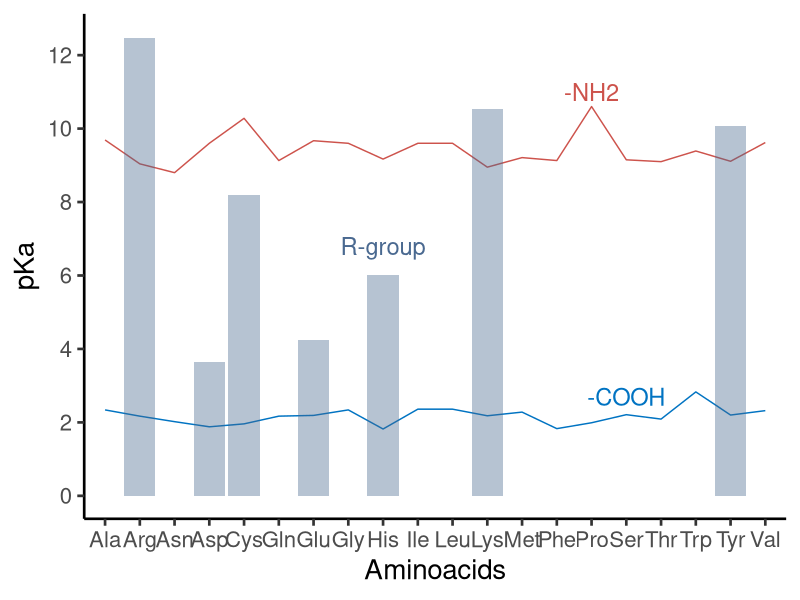
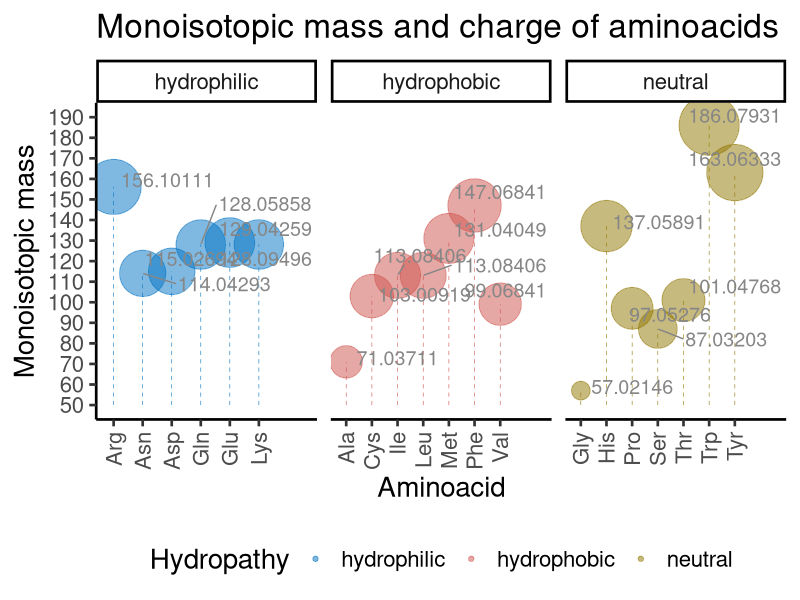

The R source for these figures, in order:
# packages and data
library(tidyverse)
library(ggrepel)
library(kableExtra)
library(seqinr)
aminoacids <- read_tsv("./AAdata.tsv")

# Tabela resumindo as características dos aminoácidos
# summary of aminoacids table
aminoacids %>% 
    select(Name,Abbr,AA, Hydropathy, pKa, pKb, pKx, pl,
            Monoisotopic_Mass, frequency_in_proteins) %>%
    arrange(Hydropathy) %>%
    kbl(caption = "Summary of amino acids properties",
        align = "c") %>% 
    kable_classic(full_width = F, html_font = "Cambria")

# Functions to calculate the pKa of a peptide, given the one letter code for each amino acid
pKa <- function(x) {
    if (x == "A" || x =="G") {
        return(2.34)
    } else if (x == "V") {
        return(2.32)
    } else if (x == "L" || x == "I") {
        return(2.36)
    } else if (x == "P") {
        return(1.99)
    } else if (x == "F") {
        return(1.83)
    } else if (x == "Y") {
        return(2.20)
    } else if (x == "W") {
        return(2.83)
    } else if (x == "C") {
        return(1.96)
    } else if (x == "M") {
        return(2.28)
    } else if (x == "S") {
        return(2.21)
    } else if (x == "T") {
        return(2.09)
    } else if (x == "N") {
        return(2.02)
    } else if (x == "Q") {
        return(2.17)
    } else if (x == "D") {
        return(1.88)
    } else if (x == "E") {
        return(2.19)
    } else if (x == "K") {
        return(2.18)
    } else if (x == "R") {
        return(2.17)
    } else if (x == "H") {
        return(1.82)
    }
}

pKb <- function(x) {
    if (x == "A") {
        return(9.69)
    } else if (x == "G" || x == "L" ||
               x == "I" || x == "D") {
        return(9.60)
    } else if (x == "C") {
        return(10.28)
    } else if (x == "M") {
        return(9.21)
    } else if (x == "S") {
        return(9.15)
    } else if (x == "T") {
        return(9.10)
    } else if (x == "N") {
        return(8.80)
    } else if (x == "Q" || x == "F") {
        return(9.13)
    } else if (x == "E") {
        return(9.67)
    } else if (x == "K") {
        return(8.95)
    } else if (x == "R") {
        return(9.04)
    } else if (x == "H") {
        return(9.17)
    } else if (x == "V") {
        return(9.62)
    } else if (x == "P") {
        return(10.60)
    } else if (x == "Y") {
        return(9.11)
    } else if (x == "W") {
        return(9.39)
    }
}

pKx <- function(x) {
    if (x == "A" || x == "G" || x == "V" ||
        x == "L" || x == "I" || x == "P" ||
        x == "F" || x == "W" || x == "N" ||
        x == "Q" || x == "S" || x == "T" ||
        x == "M") {
        return(NA)
    } else if (x == "C") {
        return(8.18)
    } else if (x == "Y") {
        return(10.07)
    } else if (x == "D") {
        return(3.65)
    } else if (x == "E") {
        return(4.25)
    } else if (x == "K") {
        return(10.53)
    } else if (x == "R") {
        return(12.48)
    } else if (x == "H") {
        return(6.00)
    }
}

# Function to calculate the monoisotopic mass of a peptide, given the one letter code amino acid
monoisotopic_mass <- function(x) {
    if (x == "A") {
        return(71.03711)
    } else if (x == "C") {
        return(103.00919)
    } else if (x == "D") {
        return(115.02694)
    } else if (x == "E") {
        return(129.04259)
    } else if (x == "F") {
        return(147.06841)
    } else if (x == "G") {
        return(57.02146)
    } else if (x == "H") {
        return(137.05891)
    } else if (x == "I") {
        return(113.08406)
    } else if (x == "K") {
        return(128.09496)
    } else if (x == "L") {
        return(113.08406)
    } else if (x == "M") {
        return(131.04049)
    } else if (x == "N") {
        return(114.04293)
    } else if (x == "P") {
        return(97.05276)
    } else if (x == "Q") {
        return(128.05858)
    } else if (x == "R") {
        return(156.10111)
    } else if (x == "S") {
        return(87.03203)
    } else if (x == "T") {
        return(101.04768)
    } else if (x == "V") {
        return(99.06841)
    } else if (x == "W") {
        return(186.07931)
    } else if (x == "Y") {
        return(163.06333)
    }
}

# function to calculate the isoelectric point for the amino acid, given the one letter code
pI <- function(x) {
    if (x == "A" || x == "G" || x == "V" || x == "L" || x == "I" ||
        x == "P" || x == "F" || x == "Y" || x == "W") {
        return(6.00)
    } else if (x == "C" || x == "M") {
        return(5.07)
    } else if (x == "S" || x == "T") {
        return(5.60)
    } else if (x == "N" || x == "Q") {
        return(5.41)
    } else if (x == "D" || x == "E") {
        return(2.77)
    } else if (x == "K" || x == "R") {
        return(10.53)
    } else if (x == "H") {
        return(7.59)
    }
}

# calculate the monoisotopic mass of a peptide
monoisotopic_pepetide <- function(x) {
    sum <- 0
    for (i in 1:length(x)) {
        sum <- sum + monoisotopic_mass(x[i])
    }
    return(sum)
}

# how to use the monoisotopic_pepetide function
peptideTest <- c("M","A","L","S","T","A","R","T","E","R")
monoisotopic_pepetide(peptideTest)

# plot the pKa values for a given sequence of amino acids
pKa_plot <- function(x) {
    ggplot(aminoacids, aes(x = Abbr)) +
        geom_line(aes(y = pKa, group = 1), color = "#0073C2FF") +
        annotate("text", x = 16, y = 2.7, label = "-COOH",
            color = "#0073C2FF", size = 6) +
        geom_line(aes(y = pKb, group = 2), color = "#CD534CFF") +
        annotate("text", x = 15, y = 11, label = "-NH2",
            color = "#CD534CFF", size = 6) +
        geom_col(aes(y = pKx, group = 3), fill = "#4A6990FF", alpha = 0.4) +
        annotate("text", x = 9, y = 6.8, label = "R-group",
            color = "#4A6990FF", size = 6) +
        scale_y_continuous(limits = c(0, 12.5), breaks = seq(0, 12.5, 2)) +
        labs(x = "Aminoacids", y = "pKa") +
    theme_classic(base_size = 20)
}

# using the function to plot the pKa
# it is necessary to have a data.frame containing the variables pKa, pKb, and pKx
pKa_plot(aminoacids)

# function to plot the monoisotopic mass of the aminoacids coloring by hydropathy
monoiso_plot <- function(x) {
    ggplot(aminoacids, aes(x = Abbr, y = Monoisotopic_Mass,
                    size = Monoisotopic_Mass, color = Hydropathy)) +
            scale_color_manual(values = c("#0073C2FF", "#CD534CFF", "#8F7700FF")) +
    geom_point(alpha = 0.5) +
    guides(colour = "legend", size = FALSE) +
    geom_segment(aes(x = Abbr, xend = Abbr,
                     y = 50, yend = Monoisotopic_Mass),
                     linewidth = 0.2, linetype = "dashed",
                     show.legend = FALSE) +
    geom_text_repel(aes(label = Monoisotopic_Mass),
        color = "#868686FF", size = 5, nudge_x = 2,
            nudge_y = 2, show.legend = FALSE) +
    scale_size(range = c(6, 20)) +
    scale_y_continuous(limits = c(50, 190),
        breaks = seq(50, 190, 10)) +
    labs(x = "Aminoacid", y = "Monoisotopic mass",
         title = "Monoisotopic mass and charge of aminoacids") +
    theme_classic(base_size = 20) +
    theme(axis.text.x = element_text(angle = 90,
                    vjust = 0.5, hjust = 1), legend.position = "bottom") +
                    facet_wrap(~ Hydropathy, ncol = 3, scales = "free_x")
}

# using the function for plot monoisotopic masses and hydropathy
monoiso_plot(aminoacids)
